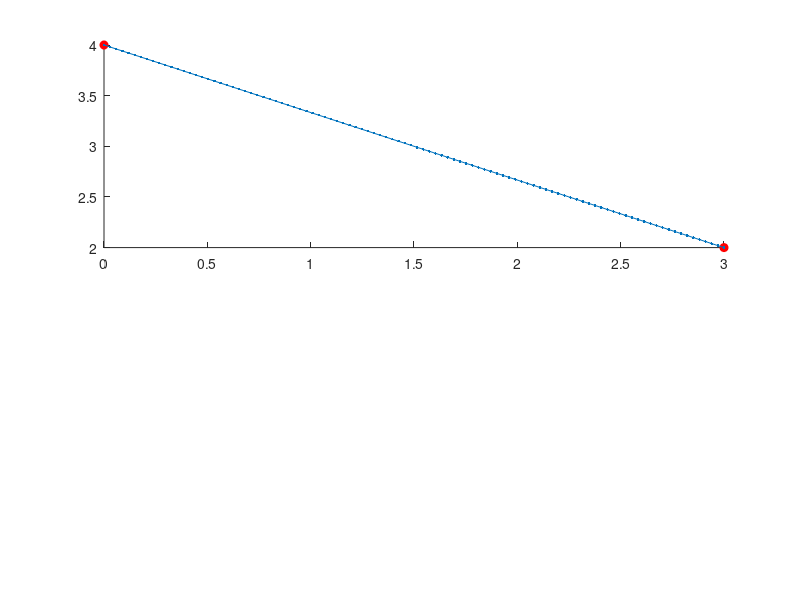

MATLAB code for this plot: (Note: this script raises an error after producing the figure.)
function CatenaryCalc()
%Function to demo minimisation of a function of many parameters.
%
%The problem is as follows:
%Consider N identical masses of mass M, connected together by identical
%springs with unstretched length L0 and spring constant Ks.  The two end
%masses are connected to the top of vertical posts of  heights H1 and H2
%which are separated horizontally by distance XDist.
%
%Write a program that can find the equilibrium positions of the masses when given
%specific values of N, M, L0, Ks, H1 and H2 by minimising the potential
%energy of the system.
%
%Alec Duncan, Curtin University, April 2020

%First save all the parameters that define the problem in a structure so we
%can easily pass it through to the cost function

FigNum = 11;
PlotIntermedSolns = false;

Info.H1 = 4.0;  %Height of first post, (m)
Info.H2 = 2.0;  %Height of second post (m)
Info.XDist = 3.0;  %Horizontal separation between posts (m)
Info.NMass = 100; %Number of masses
Info.Mass = 2.0/Info.NMass;  %Mass of each (kg)

%Calculate the unstretched length as a proportioin of the straight line
%distance between the end points (note there are N+1 springs)
SLDist = sqrt(Info.XDist^2 + (Info.H2 - Info.H1)^2);
Info.L0 = 0.9 * SLDist/(Info.NMass+1);
Info.Ks = 3*Info.NMass;  %Spring constant (N/m)

Info.g = 9.8;  %Acceleration due to gravity (m/s^2)


%Coordinate system is X horizontal, Y positive up

%Set up the vector of initial parameters, this will be all the X values
%followed by all the Y values in one big column vector.  Started with the masses on a straight line
%between the end points.
dX = Info.XDist/(Info.NMass + 1);
X0 = (1:Info.NMass).' * dX;
Y0 = (1:Info.NMass).' * (Info.H2 - Info.H1)/(Info.NMass + 1) + Info.H1;

Par0 = [X0; Y0];

XParMin = X0 - Info.XDist/10;
XParMax = X0 + Info.XDist/10;
YParMin = zeros(size(Y0));
YParMax = Y0 + 0.5;

ParMin = [XParMin; YParMin];
ParMax = [XParMax; YParMax];


NPar = length(Par0);
%Plot this up to make sure we got it right

Opt.NewtonDamping = 1;
Opt.NReset = 500;  %Conjugate gradient is reset every this many iterations
Opt.AbsTol = 1e-7;
Opt.RelTol = 1e-7;
Opt.MaxIt = 20000;
%Handle to function that calculates the gradient of the cost function
%(Jacobian).  Empty to use numerical derivatives
%Opt.GradFnHndl = @lCatenaryGradFn;  
Opt.GradFnHndl = [];

%Method = {'Newton'};
disp(' ');
disp('Method, Seconds taken, Number of iterations, Number of cost fn calls, Number of gradient fn calls, Final energy')
%Method = {'Gradient descent', 'Conjugate gradient', 'Newton', 'BFGS'};
%Method = {'Conjugate gradient', 'BFGS'};
Method = {'Conjugate gradient'};

for IMeth = 1:length(Method)
    figure(FigNum);
    FigNum = FigNum + 1;
    clf;
    subplot(2,1,1);
    hold on;
    %Plot the end points
    plot([0, Info.XDist], [Info.H1, Info.H2], 'ro', 'MarkerFaceColor', 'r');
    lPlotPar(Par0, Info);
    lCatenaryCostFn('Reset');
    if ~isempty(Opt.GradFnHndl)
        Opt.GradFnHndl('Reset');
    end
    tic;
    switch Method{IMeth}
        case 'Reduced gradient'
            Opt.UseHessian = true;
            [ParVec, FnVal, ParamTrace, FnTrace] = LibNDMinimiseRG(Info, [], Par0, @lRGDSCatCostFn, ParMin, ParMax, false, Opt);
        case 'Direction set'
            [ParVec, FnVal, ParamTrace, FnTrace] = LibNDMinimise(Info, [], Par0, @lRGDSCatCostFn, ParMin, ParMax, false, Opt);
            
        case 'Simulated annealing'
            Opt.TFactor = 0.99;
            [ParVec, FnVal, ParamTrace, TempTrace, FnTrace, AllParamTrace, AllFnTrace] = ...
                LibSimulatedAnneal(Info, [], Par0, @lRGDSCatCostFn, XParMin, XParMax, false, Opt);
            %ParamTrace = AllParamTrace;
        otherwise
            
            [ParVec, FnVal, ParamTrace, FnTrace, RetStatus] =  UnconstrainedMin(@lCatenaryCostFn, Par0, Method{IMeth}, Info, Opt);
    end
    ElapsedTime = toc;
    if PlotIntermedSolns
        for ITrace = 1:length(FnTrace)
            lPlotPar(ParamTrace(:, ITrace), Info);
        end
    end
    
    if ~isempty(ParVec)
        plot(ParVec(1:NPar/2), ParVec(NPar/2+1:end), 'ko', 'MarkerFaceColor', 'k')
    end
    
    NIt = length(FnTrace);

    title([Method{IMeth} ', ' num2str(Info.NMass) ' masses']);
    xlabel('X (m)');
    ylabel('Y (m)');
    axis([0 Info.XDist 0 1.1*max(Info.H1, Info.H2)]);
    grid on;
    box on;
    
    subplot(2,1,2);
    plot(FnTrace);
    xlabel('Iteration');
    ylabel('Potential energy (J)');
    %axis([0 inf 20 30]);
    grid on;
    box on;
    drawnow;
    title([num2str(NIt) ' iterations, final energy = ' num2str(FnVal) ' J']);
    CostFnCount = lCatenaryCostFn('GetCount');
    if ~isempty(Opt.GradFnHndl)
        GradFnCount = Opt.GradFnHndl('GetCount');
    else
        GradFnCount = 0;
    end

    disp([Method{IMeth} ', ' num2str(ElapsedTime) ', ' num2str(NIt) ', ' num2str(CostFnCount) ', ' num2str(GradFnCount) ', ' num2str(FnVal)]);
end

%%%%%%%%%%%%%%%%%%%%%%%%%%%%%%%%%%%%%%%%%%%%%%%%%%%%%%%%%%%%%%%%%%%%%%%%%%%%%%
function lPlotPar(ParVec, Info)
NPar = length(ParVec);
XPlt = [0; ParVec(1:NPar/2); Info.XDist];
YPlt = [Info.H1; ParVec(NPar/2+1:end); Info.H2];
plot(XPlt, YPlt, '.-');


%%%%%%%%%%%%%%%%%%%%%%%%%%%%%%%%%%%%%%%%%%%%%%%%%%%%%%%%%%%%%%%%%%%%%%%%%%%%%%%
function PE = lCatenaryCostFn(ParVec, Info)
%Stuff so I can count the times this is called
persistent CallCount;
if ischar(ParVec)
    switch ParVec
        case 'Reset'
            CallCount = 0;
            PE = [];
        case 'GetCount'
            PE = CallCount;
    end
else
    %Actual cost function calcs
    CallCount = CallCount + 1;
    
    NPar = length(ParVec);
    XVec = ParVec(1:NPar/2);
    YVec = ParVec(NPar/2+1:end);
    
    %Total gravitational potential energy
    PEGravity = sum(Info.Mass * Info.g * YVec);
    
    dX = [XVec(1); diff(XVec); Info.XDist-XVec(end)];
    dY = [YVec(1)-Info.H1; diff(YVec); Info.H2-YVec(end)];
    
    Dist = sqrt(dX.^2 + dY.^2);
    PESprings = sum(0.5*Info.Ks*(Dist - Info.L0).^2);
    
    PE = PEGravity + PESprings;
end

%%%%%%%%%%%%%%%%%%%%%%%%%%%%%%%%%%%%%%%%%%%%%%%%%%%%%%%%%%%%%%%%%%%%%%%%%%%
function FnVal = lRGDSCatCostFn(ExtraInfo, Y, Params)
%This provides a slightly different interface to the cost funciton for
%compatibility with some pre-existing optimisation routines
FnVal = lCatenaryCostFn(Params, ExtraInfo);

%%%%%%%%%%%%%%%%%%%%%%%%%%%%%%%%%%%%%%%%%%%%%%%%%%%%%%%%%%%%%%%%%%%%%%%%%%%%
%%%%%%%%%%%%%%%%%%%%%%%%%%%%%%%%%%%%%%%%%%%%%%%%%%%%%%%%%%%%%%%%%%%%%%%%%%%%%%%
function Grad = lCatenaryGradFn(ParVec, Info)
%Analytic calculation of the gradient of the cost function
%To avoid approximations in the numerical calc and speed things up

%Stuff so I can count the times this is called
persistent CallCount;
if ischar(ParVec)
    switch ParVec
        case 'Reset'
            CallCount = 0;
            Grad = [];
        case 'GetCount'
            Grad = CallCount;
    end
else
    %Actual gradient function calcs
    CallCount = CallCount + 1;
    
    NPar = length(ParVec);
    XVec = ParVec(1:NPar/2);
    YVec = ParVec(NPar/2+1:end);
    
    XAll = [0; XVec; Info.XDist];
    YAll = [Info.H1; YVec; Info.H2];
    
    dX = diff(XAll);
    dY = diff(YAll);
    
    DistAll = sqrt(dX.^2 + dY.^2);
    Fact = 1 - (Info.L0 ./ DistAll);
    
    dUdX = - Info.Ks * (Fact(2:end) .* dX(2:end) - Fact(1:end-1) .* dX(1:end-1));
    
    dUdY = - Info.Ks * (Fact(2:end) .* dY(2:end) - Fact(1:end-1) .* dY(1:end-1)) + ...
        Info.Mass * Info.g;
    
    Grad = [dUdX; dUdY];
end
